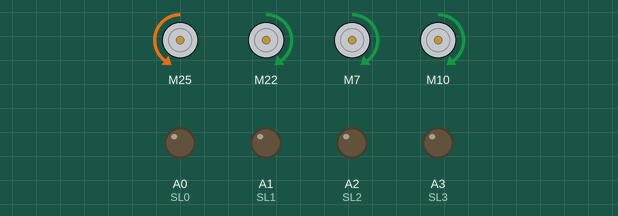
Recording of a sketch running on a simulated Arduino Uno, built with avr-gcc and run on an emulated ATmega328P. On the bench: 4 × DC motor (green arrow = forward, orange = backward, longer = faster), output pins drawn as LEDs (lit = HIGH).

Above: at 0.1 s.
Timing chart, 0 to 1.6 s (numbered marks = the images above):
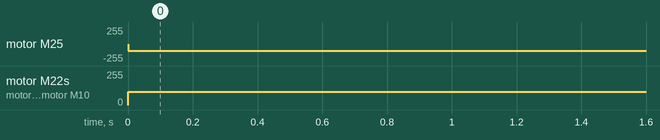

The sketch:

Seguidor_De_Linea.ino
```cpp
#include "RoboVariables.h"
#include "RoboFunciones.h"

void setup() {
    Serial.begin(9600);
    pinMode(SL0, OUTPUT);
    pinMode(SL1, OUTPUT);
    pinMode(SL2, OUTPUT);
    pinMode(SL3, OUTPUT);
}

void loop() {
  //ControlPID();
  MoverAdelante(100);
}
```

RoboFunciones.h
```cpp
#ifndef ROBOFUNCIONES_H
#define ROBOFUNCIONES_H

#include "RoboVariables.h"

// Mueve el robot hacia adelante a la velocidad especificada
void MoverAdelante(int speed) {
    motor1.drive(speed);
    motor2.drive(speed);
    motor3.drive(speed);
    motor4.drive(speed);
}

// Detiene todos los motores del robot
void DetenerMotores() {
    motor1.drive(0);
    motor2.drive(0);
    motor3.drive(0);
    motor4.drive(0);
}

// Lee la posición de la línea usando un cálculo ponderado de los sensores
int LeerPosicionLinea() {
    int valorPosicion = 0;
    int sumaValores = 0;
    int sumaPonderada = 0;

    for (int i = 0; i <= 15; i++) {
        digitalWrite(SL0, i & 0x01);
        digitalWrite(SL1, i & 0x02);
        digitalWrite(SL2, i & 0x04);
        digitalWrite(SL3, i & 0x08);

        int valorSensor = analogRead(OM);
        if (valorSensor < Muestras[i]) {
            sumaPonderada += i * 100;
            sumaValores++;
        }
    }

    return (sumaValores == 0) ? -1 : sumaPonderada / sumaValores;
}

// Control PID para seguir la línea
void ControlPID() {
    static int errorPrevio = 0;
    static int integral = 0;
    int posicionLinea = LeerPosicionLinea();

    // Si no detecta la línea, verificar si estamos en una intersección
    if (posicionLinea == -1) {
        int sensoresActivos = 0;
        for (int i = 0; i <= 15; i++) {
            digitalWrite(SL0, i & 0x01);
            digitalWrite(SL1, i & 0x02);
            digitalWrite(SL2, i & 0x04);
            digitalWrite(SL3, i & 0x08);

            int valorSensor = analogRead(OM);
            if (valorSensor < Muestras[i]) {
                sensoresActivos++;
            }
        }
        // Si una gran cantidad de sensores están detectando línea, consideramos que es una intersección
        if (sensoresActivos > 12) { // Ajustado para detectar intersecciones sin detenerse
            MoverAdelante(VelocidadBase); // Avanzar sin detenerse en la intersección
            return;
        }
    }

    // Cálculo del error y ajuste PID
    int error = posicionLinea - Target;
    integral = constrain(integral + error, -1000, 1000); // Limitar la integral acumulada
    int derivada = error - errorPrevio;
    int ajuste = kp * error + ki * integral + kd * derivada;
    errorPrevio = error;

    // Calcular velocidades de los motores
    int velocidadIzquierda = constrain(VelocidadBase + ajuste, -255, 255);
    int velocidadDerecha = constrain(VelocidadBase - ajuste, -255, 255);

    // Asignar velocidades a los motores
    motor1.drive(velocidadIzquierda);
    motor3.drive(velocidadIzquierda);
    motor2.drive(velocidadDerecha);
    motor4.drive(velocidadDerecha);
}

#endif
```

RoboVariables.h
```cpp
#ifndef ROBOVARIABLES_H
#define ROBOVARIABLES_H

#include <SparkFun_TB6612.h>   // Control de los motores

// Pines del Puente H1
#define AIN1 25
#define AIN2 24
#define BIN1 22
#define BIN2 23
#define PWMA 12
#define PWMB 13

// Pines del Puente H2
#define AIN1_H2 7
#define AIN2_H2 8
#define BIN1_H2 10
#define BIN2_H2 11
#define PWMA_H2 6
#define PWMB_H2 9

// Definición de motores con sus offsets
const int offset1 = -1;
const int offset2 = 1;
const int offset3 = 1;
const int offset4 = 1;

// Definición de motores TB6612 con los pines correspondientes y offsets
Motor motor1(AIN1, AIN2, PWMA, offset1, 255);
Motor motor2(BIN1, BIN2, PWMB, offset2, 255);
Motor motor3(AIN1_H2, AIN2_H2, PWMA_H2, offset3, 255); //IZQUIERDO
Motor motor4(BIN1_H2, BIN2_H2, PWMB_H2, offset4, 255); //DERECHI

// Pines del sensor infrarrojo seguidor de línea (con multiplexor HP4067)
#define SL0 A0
#define SL1 A1
#define SL2 A2
#define SL3 A3
#define OM A4

// Array de muestras para calibración
int Muestras[16] = {923, 888, 855, 860, 836, 819, 826, 810, 824, 794, 810, 807, 817, 808, 838, 888};

// Variables PID
float kp = 0.1;
float kd = 1.5;
float ki = 0.01;
int Target = 750;
int VelocidadBase = 80;

#endif
```

Measured:
- by itself, motor M25: stopped → backward 100/255 at 0.00 s
- by itself, motor M22, motor M7, motor M10: stopped → forward 100/255 at 0.00 s
